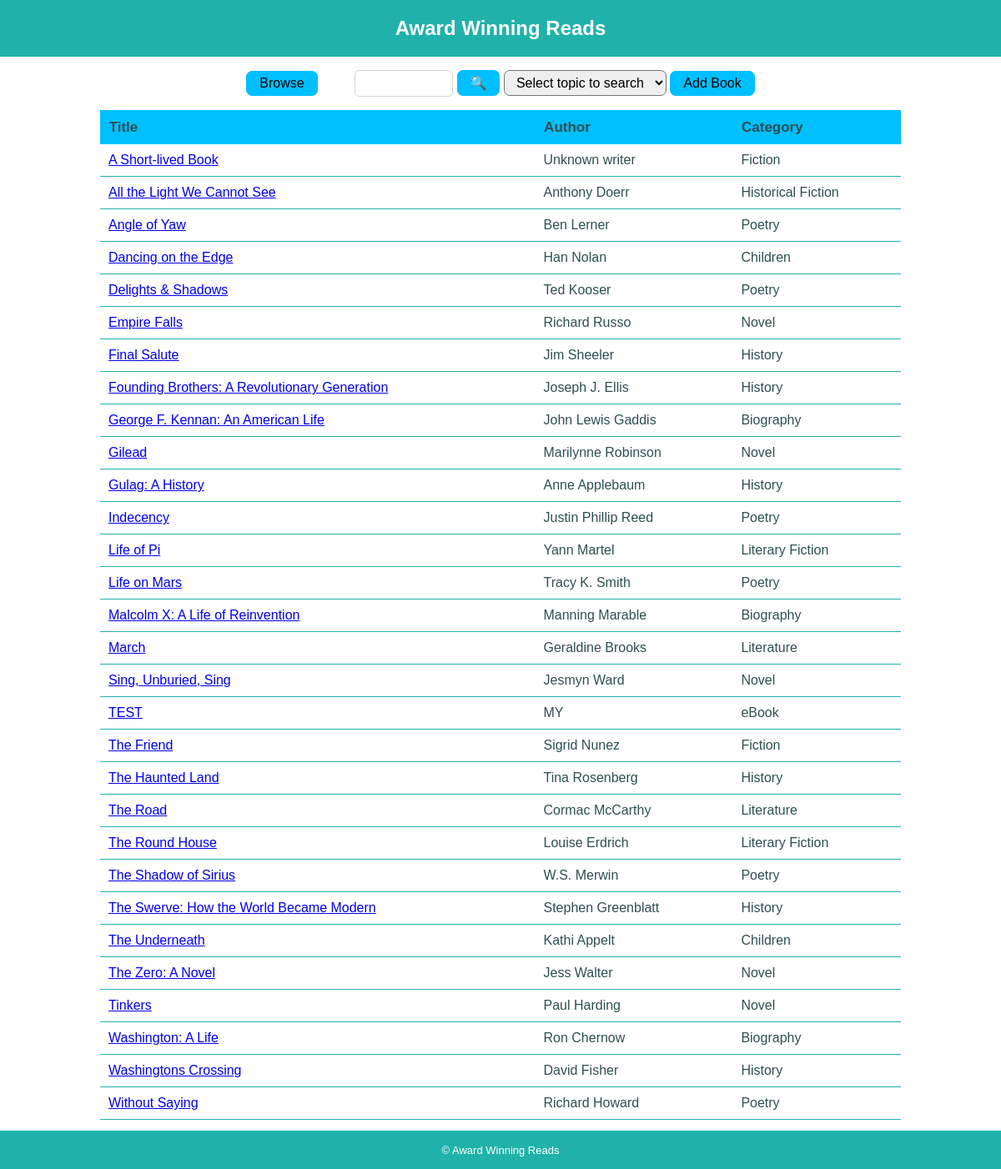
The page / on the database its author committed.
### tables this page shows
CREATE TABLE `BOOK` (
	`ISBN`	VARCHAR ( 20 ) NOT NULL,
	`Title`	VARCHAR ( 50 ) NOT NULL,
	`Author`	VARCHAR ( 20 ) NOT NULL,
	`Publisher`	VARCHAR ( 20 ) NOT NULL,
	`Format`	VARCHAR ( 20 ) NOT NULL,
	`Category`	VARCHAR ( 20 ) NOT NULL,
	`Description`	VARCHAR,
	`Rating`	INTEGER NOT NULL DEFAULT 0,
	'Cover'         VARCHAR(50),
	PRIMARY KEY(`ISBN`)
);

### databaseLibrary.php (called while the page is built, shortened)
<?php
function getListOfAllBooks() {
   global $db;
   try {
   $query = "SELECT * FROM BOOK ORDER BY TITLE";
   $statement = $db->prepare($query);
   $statement->execute();
   return $statement;
   }
   catch (PDOException $e){
   $errorMessage = $e->getMessage();
   echo "<p>SQL error: $errorMessage </p>";
   echo "<p> Unable to execute SELECT statement: $query </p>";
   $db = null;
   exit();
   }
}
?>

### listView.php (the view, shortened to what this page needs)
<!DOCTYPE html>
<html>
<head>
    <link rel="stylesheet" href="style.css"/>
</head>
<body>
    <div id="content">
    <header>
        <h1>Award Winning Reads</h1>
    </header>
    <?php
    $searchTerm='';
    ?>
    <div id="main">
        <section id="controls">
            <form  method="get">
                <input class="button" type="submit" id="browse" name="browse_books" value="Browse">
                <input class="search" type="text"   name="searchTerm" size=10 value="<?php echo $searchTerm;?>">
		<input class="button" type="submit" name="search_books" value="&#128269;">
	            <select name = 'attribute'>
                        <option disabled selected value> Select topic to search </option>
                </select>
                <input class="button" type="submit" name="add_book" value="Add Book">
            </form>
        </section>
<?php
   if($statement == Null) echo"No results found.";
   else {
   echo "<table>
         <thead>
         <tr>
         <th>Title</th>
         <th>Author</th>
         <th>Category</th>
         </tr>
         </thead>
		 <tbody>";
   while($result = $statement->fetch(PDO::FETCH_ASSOC)){
   $title = $result['Title'];
   $author = $result['Author'];
   $category = $result['Category'];
   $isbn = $result['ISBN'];
   echo "<tr><td><a href=?ISBN=$isbn>$title</a></td>
   <td>$author</td><td>$category</td></tr>";}
   echo "</tbody></table>";}
?>
</div>
<footer>
    <p>&copy; Award Winning Reads</p>
</footer>
</div>
</body>
</html>

### index.php (shortened to what this page needs)
<?php
require_once('databaseLibrary.php');
if ( empty($_POST) && empty($_GET) ) {
   $statement = getListOfAllBooks();
   include('listView.php');
}
elseif (isset($_GET['browse_books'])) {
	header('Location: index.php');
}
elseif(isset($_POST['add_book'])) {
   include('addRecordView.php');
}
elseif (isset($_GET['ISBN'])){
   $statement = getBook($_GET['ISBN']);
   $result = $statement->fetch(PDO::FETCH_ASSOC);
   $isbn = $result['ISBN'];
   include('detailedRecordView.php');
}
?>

### style.css (style rules this page uses)
body { font-family: verdana,arial,sans-serif; margin: 0; padding: 0; }
#content { width:100%; margin: 0 auto; background-color: white; }
header { margin: 0; padding: .5em 2em; background-color: lightseagreen; }
header h1 { font-size: 150%; margin: 0; padding: .5em 0; color: white; text-align: center; }
#controls { width: 80%; margin: 0 auto; padding: 1em; text-align: center; }
.button { font-size: 1em; padding: 5px 15px; background: deepskyblue; border: 1px solid deepskyblue; border-radius: 7px; color: black; }
#browse { margin-right: 40px; }
.search { font-size: 1em; padding: 6px 1px; border: 1px solid lightgray; border-radius: 6px; text-align: left; }
select { font-size: 1em; margin: 0; padding: 5px 10px; border-radius: 7px; }
#main { margin: 0 auto; }
table { font-family: verdana,arial,sans-serif; font-size: 1em; color: darkslategray; text-align: left; border-collapse: collapse; margin: 0 auto; width: 80%; }
table th { font-size: 1.063em; border-width: .0625em; padding: .625em; background-color: deepskyblue; }
table td { padding: .625em; border-width: .0625em; border-bottom: .0625em solid lightseagreen; }
footer { margin-top: 1em; padding: .2em; font-size: 0.813em; text-align: center; color: white; background-color: lightseagreen; }

### rows shown on the page
book: Title "A Short-lived Book", Author "Unknown writer", Category "Fiction"
book: Title "All the Light We Cannot See", Author "Anthony Doerr", Category "Historical Fiction"
book: Title "Angle of Yaw", Author "Ben Lerner", Category "Poetry"
book: Title "Dancing on the Edge", Author "Han Nolan", Category "Children"
book: Title "Delights & Shadows", Author "Ted Kooser", Category "Poetry"
book: Title "Empire Falls", Author "Richard Russo", Category "Novel"
book: Title "Final Salute", Author "Jim Sheeler", Category "History"
book: Title "Founding Brothers: A Revolutionary Generation", Author "Joseph J. Ellis", Category "History"
book: Title "George F. Kennan: An American Life", Author "John Lewis Gaddis", Category "Biography"
book: Title "Gilead", Author "Marilynne Robinson", Category "Novel"
book: Title "Gulag: A History", Author "Anne Applebaum", Category "History"
book: Title "Indecency", Author "Justin Phillip Reed", Category "Poetry"
book: Title "Life of Pi", Author "Yann Martel", Category "Literary Fiction"
book: Title "Life on Mars", Author "Tracy K. Smith", Category "Poetry"
book: Title "Malcolm X: A Life of Reinvention", Author "Manning Marable", Category "Biography"
book: Title "March", Author "Geraldine Brooks", Category "Literature"
book: Title "Sing, Unburied, Sing", Author "Jesmyn Ward", Category "Novel"
book: Title "TEST", Author "MY", Category "eBook"
book: Title "The Friend", Author "Sigrid Nunez", Category "Fiction"
book: Title "The Haunted Land", Author "Tina Rosenberg", Category "History"
book: Title "The Road", Author "Cormac McCarthy", Category "Literature"
book: Title "The Round House", Author "Louise Erdrich", Category "Literary Fiction"
book: Title "The Shadow of Sirius", Author "W.S. Merwin", Category "Poetry"
book: Title "The Swerve: How the World Became Modern", Author "Stephen Greenblatt", Category "History"
book: Title "The Underneath", Author "Kathi Appelt", Category "Children"
book: Title "The Zero: A Novel", Author "Jess Walter", Category "Novel"
book: Title "Tinkers", Author "Paul Harding", Category "Novel"
book: Title "Washington: A Life", Author "Ron Chernow", Category "Biography"
book: Title "Washingtons Crossing", Author "David Fisher", Category "History"
book: Title "Without Saying", Author "Richard Howard", Category "Poetry"
